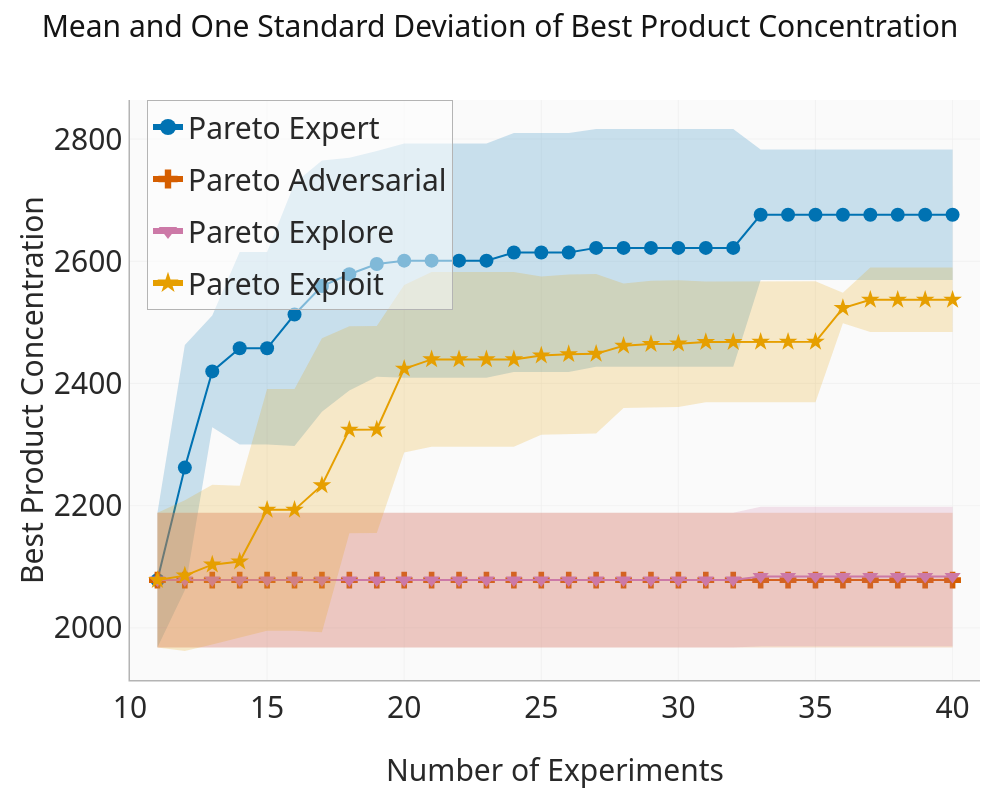

The cell this chart's notebook holds for it:
### Code cell
algos = [
    "pareto_expert",
    "pareto_noob",
    # "pareto_utopia",
    "pareto_explore",
    "pareto_exploit",
]

def _hex_to_rgba(hex_color, alpha):
    r, g, b = pc.hex_to_rgb(hex_color)
    return f"rgba({r},{g},{b},{alpha})"


fig = go.Figure()

for i, algo in enumerate(algos):
    color = color_dict[algo]

    upper = mean_data_df[algo] + std_data_df[algo]
    lower = mean_data_df[algo] - std_data_df[algo]

    fig.add_trace(
        go.Scatter(
            x=mean_data_df["Experiments"],
            y=upper,
            line=dict(width=0),
            showlegend=False,
            hoverinfo="skip",
            legendgroup=algo,
        )
    )
    fig.add_trace(
        go.Scatter(
            x=mean_data_df["Experiments"],
            y=lower,
            line=dict(width=0),
            fill="tonexty",
            fillcolor=_hex_to_rgba(color, 0.2),
            showlegend=False,
            hoverinfo="skip",
            legendgroup=algo,
        )
    )
    fig.add_trace(
        go.Scatter(
            x=mean_data_df["Experiments"],
            y=mean_data_df[algo],
            name=name_dict[algo],
            mode="lines+markers",
            line=dict(width=2, color=color),
            marker=dict(size=MARKER_SIZE, color=color, symbol=symbol_dict[algo]),
            showlegend=False,
            legendgroup=algo,
        )
    )
    # legend-only trace so the legend line is thicker than the plotted line
    fig.add_trace(
        go.Scatter(
            x=[None],
            y=[None],
            name=name_dict[algo],
            mode="lines+markers",
            line=dict(width=6, color=color),
            marker=dict(size=LEGEND_MARKER_SIZE, color=color, symbol=symbol_dict[algo]),
            legendgroup=algo,
        )
    )

fig.update_layout(legend=dict(bgcolor="rgba(255,255,255,0.5)",groupclick="togglegroup",font=dict(size=30), x=0.02, y=1,),margin=dict(l=130, r=20, t=100, b=120), width=1000, height=800, title="Mean and One Standard Deviation of Best Product Concentration", title_font_size=30)
fig.update_xaxes(title_text="Number of Experiments", title_font_size=30, tickfont=dict(size=30), range=[10,41])
fig.update_yaxes(title_text="Best Product Concentration", title_font_size=30, tickfont=dict(size=30),dtick=200)
fig.show()
fig.update_layout(
    paper_bgcolor='rgba(0,0,0,0)'
)
fig.write_image(f"{PDF_FOLDER}/best_objective_pfgs.pdf")

### Figure 1 — Plotly figure (JSON) as saved in the notebook; plotly's stock layout.template omitted (floating-point values rounded to 4 significant figures)
{"data": [{"hoverinfo": "skip", "legendgroup": "pareto_expert", "line": {"width": 0}, "showlegend": false, "type": "scatter", "x": [11, 12, 13, 14, 15, 16, 17, 18, 19, 20, 21, 22, 23, 24, 25, 26, 27, 28, 29, 30, 31, 32, 33, 34, 35, 36, 37, 38, 39, 40], "y": [2188.0, 2463.0, 2511.0, 2615.0, 2615.0, 2728.0, 2765.0, 2769.0, 2780.0, 2793.0, 2793.0, 2793.0, 2793.0, 2810.0, 2810.0, 2810.0, 2816.0, 2816.0, 2816.0, 2816.0, 2816.0, 2816.0, 2783.0, 2783.0, 2783.0, 2783.0, 2783.0, 2783.0, 2783.0, 2783.0]}, {"fill": "tonexty", "fillcolor": "rgba(0,114,178,0.2)", "hoverinfo": "skip", "legendgroup": "pareto_expert", "line": {"width": 0}, "showlegend": false, "type": "scatter", "x": [11, 12, 13, 14, 15, 16, 17, 18, 19, 20, 21, 22, 23, 24, 25, 26, 27, 28, 29, 30, 31, 32, 33, 34, 35, 36, 37, 38, 39, 40], "y": [1968.0, 2062.0, 2328.0, 2300.0, 2300.0, 2298.0, 2354.0, 2388.0, 2411.0, 2409.0, 2409.0, 2409.0, 2409.0, 2419.0, 2419.0, 2419.0, 2427.0, 2427.0, 2427.0, 2427.0, 2427.0, 2427.0, 2569.0, 2569.0, 2569.0, 2569.0, 2569.0, 2569.0, 2569.0, 2569.0]}, {"legendgroup": "pareto_expert", "line": {"color": "#0072B2", "width": 2}, "marker": {"color": "#0072B2", "size": 14, "symbol": "circle"}, "mode": "lines+markers", "name": "Pareto Expert", "showlegend": false, "type": "scatter", "x": [11, 12, 13, 14, 15, 16, 17, 18, 19, 20, 21, 22, 23, 24, 25, 26, 27, 28, 29, 30, 31, 32, 33, 34, 35, 36, 37, 38, 39, 40], "y": [2078.0, 2262.0, 2420.0, 2458.0, 2458.0, 2513.0, 2559.0, 2579.0, 2596.0, 2601.0, 2601.0, 2601.0, 2601.0, 2614.0, 2614.0, 2614.0, 2622.0, 2622.0, 2622.0, 2622.0, 2622.0, 2622.0, 2676.0, 2676.0, 2676.0, 2676.0, 2676.0, 2676.0, 2676.0, 2676.0]}, {"legendgroup": "pareto_expert", "line": {"color": "#0072B2", "width": 6}, "marker": {"color": "#0072B2", "size": 20, "symbol": "circle"}, "mode": "lines+markers", "name": "Pareto Expert", "type": "scatter", "x": [null], "y": [null]}, {"hoverinfo": "skip", "legendgroup": "pareto_noob", "line": {"width": 0}, "showlegend": false, "type": "scatter", "x": [11, 12, 13, 14, 15, 16, 17, 18, 19, 20, 21, 22, 23, 24, 25, 26, 27, 28, 29, 30, 31, 32, 33, 34, 35, 36, 37, 38, 39, 40], "y": [2188.0, 2188.0, 2188.0, 2188.0, 2188.0, 2188.0, 2188.0, 2188.0, 2188.0, 2188.0, 2188.0, 2188.0, 2188.0, 2188.0, 2188.0, 2188.0, 2188.0, 2188.0, 2188.0, 2188.0, 2188.0, 2188.0, 2188.0, 2188.0, 2188.0, 2188.0, 2188.0, 2188.0, 2188.0, 2188.0]}, {"fill": "tonexty", "fillcolor": "rgba(213,94,0,0.2)", "hoverinfo": "skip", "legendgroup": "pareto_noob", "line": {"width": 0}, "showlegend": false, "type": "scatter", "x": [11, 12, 13, 14, 15, 16, 17, 18, 19, 20, 21, 22, 23, 24, 25, 26, 27, 28, 29, 30, 31, 32, 33, 34, 35, 36, 37, 38, 39, 40], "y": [1968.0, 1968.0, 1968.0, 1968.0, 1968.0, 1968.0, 1968.0, 1968.0, 1968.0, 1968.0, 1968.0, 1968.0, 1968.0, 1968.0, 1968.0, 1968.0, 1968.0, 1968.0, 1968.0, 1968.0, 1968.0, 1968.0, 1968.0, 1968.0, 1968.0, 1968.0, 1968.0, 1968.0, 1968.0, 1968.0]}, {"legendgroup": "pareto_noob", "line": {"color": "#D55E00", "width": 2}, "marker": {"color": "#D55E00", "size": 14, "symbol": "cross"}, "mode": "lines+markers", "name": "Pareto Adversarial", "showlegend": false, "type": "scatter", "x": [11, 12, 13, 14, 15, 16, 17, 18, 19, 20, 21, 22, 23, 24, 25, 26, 27, 28, 29, 30, 31, 32, 33, 34, 35, 36, 37, 38, 39, 40], "y": [2078.0, 2078.0, 2078.0, 2078.0, 2078.0, 2078.0, 2078.0, 2078.0, 2078.0, 2078.0, 2078.0, 2078.0, 2078.0, 2078.0, 2078.0, 2078.0, 2078.0, 2078.0, 2078.0, 2078.0, 2078.0, 2078.0, 2078.0, 2078.0, 2078.0, 2078.0, 2078.0, 2078.0, 2078.0, 2078.0]}, {"legendgroup": "pareto_noob", "line": {"color": "#D55E00", "width": 6}, "marker": {"color": "#D55E00", "size": 20, "symbol": "cross"}, "mode": "lines+markers", "name": "Pareto Adversarial", "type": "scatter", "x": [null], "y": [null]}, {"hoverinfo": "skip", "legendgroup": "pareto_explore", "line": {"width": 0}, "showlegend": false, "type": "scatter", "x": [11, 12, 13, 14, 15, 16, 17, 18, 19, 20, 21, 22, 23, 24, 25, 26, 27, 28, 29, 30, 31, 32, 33, 34, 35, 36, 37, 38, 39, 40], "y": [2188.0, 2188.0, 2188.0, 2188.0, 2188.0, 2188.0, 2188.0, 2188.0, 2188.0, 2188.0, 2188.0, 2188.0, 2188.0, 2188.0, 2188.0, 2188.0, 2188.0, 2188.0, 2188.0, 2188.0, 2188.0, 2188.0, 2198.0, 2198.0, 2198.0, 2198.0, 2198.0, 2198.0, 2198.0, 2198.0]}, {"fill": "tonexty", "fillcolor": "rgba(204,121,167,0.2)", "hoverinfo": "skip", "legendgroup": "pareto_explore", "line": {"width": 0}, "showlegend": false, "type": "scatter", "x": [11, 12, 13, 14, 15, 16, 17, 18, 19, 20, 21, 22, 23, 24, 25, 26, 27, 28, 29, 30, 31, 32, 33, 34, 35, 36, 37, 38, 39, 40], "y": [1968.0, 1968.0, 1968.0, 1968.0, 1968.0, 1968.0, 1968.0, 1968.0, 1968.0, 1968.0, 1968.0, 1968.0, 1968.0, 1968.0, 1968.0, 1968.0, 1968.0, 1968.0, 1968.0, 1968.0, 1968.0, 1968.0, 1970.0, 1970.0, 1970.0, 1970.0, 1970.0, 1970.0, 1970.0, 1970.0]}, {"legendgroup": "pareto_explore", "line": {"color": "#CC79A7", "width": 2}, "marker": {"color": "#CC79A7", "size": 14, "symbol": "triangle-down"}, "mode": "lines+markers", "name": "Pareto Explore", "showlegend": false, "type": "scatter", "x": [11, 12, 13, 14, 15, 16, 17, 18, 19, 20, 21, 22, 23, 24, 25, 26, 27, 28, 29, 30, 31, 32, 33, 34, 35, 36, 37, 38, 39, 40], "y": [2078.0, 2078.0, 2078.0, 2078.0, 2078.0, 2078.0, 2078.0, 2078.0, 2078.0, 2078.0, 2078.0, 2078.0, 2078.0, 2078.0, 2078.0, 2078.0, 2078.0, 2078.0, 2078.0, 2078.0, 2078.0, 2078.0, 2084.0, 2084.0, 2084.0, 2084.0, 2084.0, 2084.0, 2084.0, 2084.0]}, {"legendgroup": "pareto_explore", "line": {"color": "#CC79A7", "width": 6}, "marker": {"color": "#CC79A7", "size": 20, "symbol": "triangle-down"}, "mode": "lines+markers", "name": "Pareto Explore", "type": "scatter", "x": [null], "y": [null]}, {"hoverinfo": "skip", "legendgroup": "pareto_exploit", "line": {"width": 0}, "showlegend": false, "type": "scatter", "x": [11, 12, 13, 14, 15, 16, 17, 18, 19, 20, 21, 22, 23, 24, 25, 26, 27, 28, 29, 30, 31, 32, 33, 34, 35, 36, 37, 38, 39, 40], "y": [2188.0, 2209.0, 2234.0, 2233.0, 2391.0, 2391.0, 2474.0, 2494.0, 2494.0, 2561.0, 2583.0, 2583.0, 2583.0, 2583.0, 2575.0, 2578.0, 2579.0, 2564.0, 2568.0, 2569.0, 2567.0, 2567.0, 2567.0, 2567.0, 2567.0, 2549.0, 2590.0, 2590.0, 2590.0, 2590.0]}, {"fill": "tonexty", "fillcolor": "rgba(230,159,0,0.2)", "hoverinfo": "skip", "legendgroup": "pareto_exploit", "line": {"width": 0}, "showlegend": false, "type": "scatter", "x": [11, 12, 13, 14, 15, 16, 17, 18, 19, 20, 21, 22, 23, 24, 25, 26, 27, 28, 29, 30, 31, 32, 33, 34, 35, 36, 37, 38, 39, 40], "y": [1968.0, 1962.0, 1973.0, 1984.0, 1995.0, 1995.0, 1993.0, 2155.0, 2155.0, 2287.0, 2296.0, 2296.0, 2296.0, 2296.0, 2316.0, 2318.0, 2318.0, 2360.0, 2361.0, 2361.0, 2369.0, 2369.0, 2369.0, 2369.0, 2369.0, 2498.0, 2484.0, 2484.0, 2484.0, 2484.0]}, {"legendgroup": "pareto_exploit", "line": {"color": "#E69F00", "width": 2}, "marker": {"color": "#E69F00", "size": 14, "symbol": "star"}, "mode": "lines+markers", "name": "Pareto Exploit", "showlegend": false, "type": "scatter", "x": [11, 12, 13, 14, 15, 16, 17, 18, 19, 20, 21, 22, 23, 24, 25, 26, 27, 28, 29, 30, 31, 32, 33, 34, 35, 36, 37, 38, 39, 40], "y": [2078.0, 2086.0, 2104.0, 2109.0, 2193.0, 2193.0, 2233.0, 2324.0, 2325.0, 2424.0, 2439.0, 2439.0, 2439.0, 2439.0, 2446.0, 2448.0, 2448.0, 2462.0, 2465.0, 2465.0, 2468.0, 2468.0, 2468.0, 2468.0, 2468.0, 2524.0, 2537.0, 2537.0, 2537.0, 2537.0]}, {"legendgroup": "pareto_exploit", "line": {"color": "#E69F00", "width": 6}, "marker": {"color": "#E69F00", "size": 20, "symbol": "star"}, "mode": "lines+markers", "name": "Pareto Exploit", "type": "scatter", "x": [null], "y": [null]}], "layout": {"height": 800, "legend": {"bgcolor": "rgba(255,255,255,0.5)", "font": {"size": 30}, "groupclick": "togglegroup", "x": 0.02, "y": 1}, "margin": {"b": 120, "l": 130, "r": 20, "t": 100}, "title": {"font": {"size": 30}, "text": "Mean and One Standard Deviation of Best Product Concentration"}, "width": 1000, "xaxis": {"range": [10, 41], "tickfont": {"size": 30}, "title": {"font": {"size": 30}, "text": "Number of Experiments"}}, "yaxis": {"dtick": 200, "tickfont": {"size": 30}, "title": {"font": {"size": 30}, "text": "Best Product Concentration"}}}}
